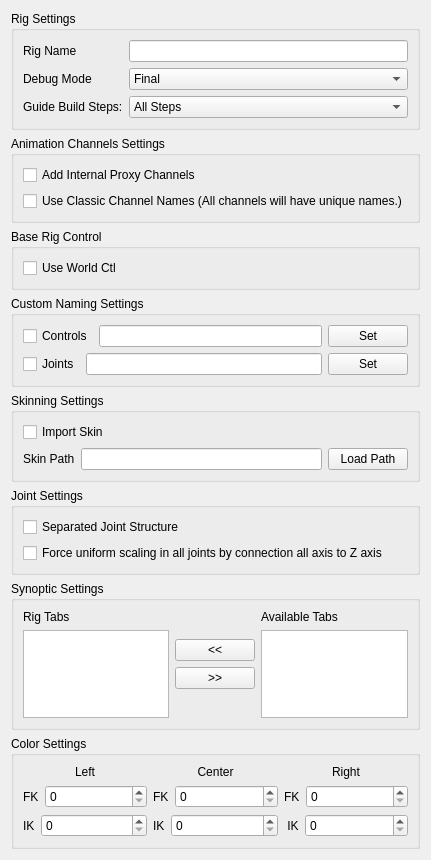
<?xml version="1.0" encoding="UTF-8"?>
<ui version="4.0">
 <class>Form</class>
 <widget class="QWidget" name="Form">
  <property name="geometry">
   <rect>
    <x>0</x>
    <y>0</y>
    <width>375</width>
    <height>860</height>
   </rect>
  </property>
  <property name="windowTitle">
   <string>Form</string>
  </property>
  <layout class="QVBoxLayout" name="verticalLayout_6">
   <item>
    <widget class="QGroupBox" name="groupBox">
     <property name="title">
      <string>Rig Settings</string>
     </property>
     <layout class="QGridLayout" name="gridLayout_3">
      <item row="0" column="0">
       <layout class="QFormLayout" name="formLayout">
        <item row="0" column="0">
         <widget class="QLabel" name="rigName_label">
          <property name="text">
           <string>Rig Name</string>
          </property>
         </widget>
        </item>
        <item row="0" column="1">
         <widget class="QLineEdit" name="rigName_lineEdit"/>
        </item>
        <item row="1" column="0">
         <widget class="QLabel" name="mode_label">
          <property name="text">
           <string>Debug Mode</string>
          </property>
         </widget>
        </item>
        <item row="1" column="1">
         <widget class="QComboBox" name="mode_comboBox">
          <item>
           <property name="text">
            <string>Final</string>
           </property>
          </item>
          <item>
           <property name="text">
            <string>WIP</string>
           </property>
          </item>
         </widget>
        </item>
        <item row="2" column="0">
         <widget class="QLabel" name="step_label">
          <property name="text">
           <string>Guide Build Steps:</string>
          </property>
         </widget>
        </item>
        <item row="2" column="1">
         <widget class="QComboBox" name="step_comboBox">
          <item>
           <property name="text">
            <string>All Steps</string>
           </property>
          </item>
          <item>
           <property name="text">
            <string>Objects</string>
           </property>
          </item>
          <item>
           <property name="text">
            <string>Attributes</string>
           </property>
          </item>
          <item>
           <property name="text">
            <string>Operators</string>
           </property>
          </item>
          <item>
           <property name="text">
            <string>Connect</string>
           </property>
          </item>
          <item>
           <property name="text">
            <string>Joints</string>
           </property>
          </item>
          <item>
           <property name="text">
            <string>Finalize</string>
           </property>
          </item>
         </widget>
        </item>
       </layout>
      </item>
     </layout>
    </widget>
   </item>
   <item>
    <widget class="QGroupBox" name="groupBox_6">
     <property name="title">
      <string>Animation Channels Settings</string>
     </property>
     <layout class="QGridLayout" name="gridLayout_8">
      <item row="0" column="0">
       <widget class="QCheckBox" name="proxyChannels_checkBox">
        <property name="text">
         <string>Add Internal Proxy Channels</string>
        </property>
       </widget>
      </item>
      <item row="1" column="0">
       <widget class="QCheckBox" name="classicChannelNames_checkBox">
        <property name="toolTip">
         <string>&lt;html&gt;&lt;head/&gt;&lt;body&gt;&lt;p&gt;If this option is checked. The channel name will have unique full name. &lt;/p&gt;&lt;p align=&quot;center&quot;&gt;&lt;span style=&quot; font-weight:600;&quot;&gt;i.e: &amp;quot;arm_L0_blend&amp;quot;&lt;/span&gt;&lt;br/&gt;&lt;/p&gt;&lt;p&gt;If the option is unchecked. The channel will use the simple name. &lt;/p&gt;&lt;p align=&quot;center&quot;&gt;&lt;span style=&quot; font-weight:600;&quot;&gt;i.e: &amp;quot;arm_blend&amp;quot;&lt;/span&gt;&lt;br/&gt;&lt;/p&gt;&lt;p&gt;&lt;span style=&quot; font-weight:600;&quot;&gt;NOTE&lt;/span&gt;: With the option unchecked. If the channel host (uiHost) have 2 or more componets of the same type. The connection will be shared amoung all the componets with the same name channel. &lt;/p&gt;&lt;p&gt;&lt;span style=&quot; font-weight:600;&quot;&gt;i.e:&lt;/span&gt; If we have 2 arms, the channels will be shared for both arms. To avoid this behaviour with the unchecked option, please use a unique channel host for each component.&lt;/p&gt;&lt;/body&gt;&lt;/html&gt;</string>
        </property>
        <property name="text">
         <string>Use Classic Channel Names (All channels will have unique names.)</string>
        </property>
       </widget>
      </item>
     </layout>
    </widget>
   </item>
   <item>
    <widget class="QGroupBox" name="groupBox_7">
     <property name="sizePolicy">
      <sizepolicy hsizetype="Preferred" vsizetype="Fixed">
       <horstretch>0</horstretch>
       <verstretch>0</verstretch>
      </sizepolicy>
     </property>
     <property name="title">
      <string>Base Rig Control</string>
     </property>
     <layout class="QGridLayout" name="gridLayout_9">
      <item row="0" column="0">
       <widget class="QCheckBox" name="worldCtl_checkBox">
        <property name="toolTip">
         <string>&lt;html&gt;&lt;head/&gt;&lt;body&gt;&lt;p&gt;Shifter creates by default a Base control called &amp;quot;&lt;span style=&quot; font-weight:600;&quot;&gt;global_C0_ctl&lt;/span&gt;&amp;quot;. &lt;/p&gt;&lt;p&gt;Since this control is not accesible from any guide locator. Is not possible to add it as a space reference.&lt;/p&gt;&lt;p&gt;If this option is active, The base control will be named &amp;quot;&lt;span style=&quot; font-weight:600;&quot;&gt;world_ctl&lt;/span&gt;&amp;quot; and we can add &amp;quot;&lt;span style=&quot; font-weight:600;&quot;&gt;global_C0_ctl&lt;/span&gt;&amp;quot; as a regular &amp;quot;Control_01&amp;quot; component. &lt;/p&gt;&lt;p&gt;This way we can use it as space reference.&lt;/p&gt;&lt;p&gt;The biped guide template is configured with this structure.&lt;/p&gt;&lt;/body&gt;&lt;/html&gt;</string>
        </property>
        <property name="text">
         <string>Use World Ctl</string>
        </property>
       </widget>
      </item>
     </layout>
    </widget>
   </item>
   <item>
    <widget class="QGroupBox" name="groupBox_8">
     <property name="sizePolicy">
      <sizepolicy hsizetype="Preferred" vsizetype="Fixed">
       <horstretch>0</horstretch>
       <verstretch>0</verstretch>
      </sizepolicy>
     </property>
     <property name="title">
      <string>Custom Naming Settings</string>
     </property>
     <layout class="QVBoxLayout" name="verticalLayout_5">
      <item>
       <layout class="QHBoxLayout" name="horizontalLayout_9">
        <item>
         <widget class="QCheckBox" name="ctl_name_rule_checkBox">
          <property name="toolTip">
           <string>Activate to use custom control names</string>
          </property>
          <property name="text">
           <string>Controls</string>
          </property>
         </widget>
        </item>
        <item>
         <widget class="QLineEdit" name="ctl_name_rule_lineEdit">
          <property name="toolTip">
           <string>Custom name rule configuration file path</string>
          </property>
         </widget>
        </item>
        <item>
         <widget class="QPushButton" name="set_ctl_name_rule_pushButton">
          <property name="text">
           <string>Set</string>
          </property>
         </widget>
        </item>
       </layout>
      </item>
      <item>
       <layout class="QHBoxLayout" name="horizontalLayout_10">
        <item>
         <widget class="QCheckBox" name="joint_name_rule_checkBox">
          <property name="toolTip">
           <string>Activate to use custom Joint names</string>
          </property>
          <property name="text">
           <string>Joints</string>
          </property>
         </widget>
        </item>
        <item>
         <widget class="QLineEdit" name="joint_name_rule_lineEdit">
          <property name="toolTip">
           <string>Custom name rule configuration file path</string>
          </property>
         </widget>
        </item>
        <item>
         <widget class="QPushButton" name="set_joint_name_rule_pushButton">
          <property name="text">
           <string>Set</string>
          </property>
         </widget>
        </item>
       </layout>
      </item>
     </layout>
    </widget>
   </item>
   <item>
    <widget class="QGroupBox" name="groupBox_2">
     <property name="title">
      <string>Skinning Settings</string>
     </property>
     <layout class="QGridLayout" name="gridLayout_4">
      <item row="0" column="0">
       <layout class="QVBoxLayout" name="verticalLayout">
        <item>
         <widget class="QCheckBox" name="importSkin_checkBox">
          <property name="text">
           <string>Import Skin</string>
          </property>
         </widget>
        </item>
        <item>
         <layout class="QHBoxLayout" name="horizontalLayout">
          <item>
           <widget class="QLabel" name="skin_label">
            <property name="text">
             <string>Skin Path</string>
            </property>
           </widget>
          </item>
          <item>
           <widget class="QLineEdit" name="skin_lineEdit"/>
          </item>
          <item>
           <widget class="QPushButton" name="loadSkinPath_pushButton">
            <property name="text">
             <string>Load Path</string>
            </property>
           </widget>
          </item>
         </layout>
        </item>
       </layout>
      </item>
     </layout>
    </widget>
   </item>
   <item>
    <widget class="QGroupBox" name="groupBox_3">
     <property name="sizePolicy">
      <sizepolicy hsizetype="Preferred" vsizetype="Fixed">
       <horstretch>0</horstretch>
       <verstretch>0</verstretch>
      </sizepolicy>
     </property>
     <property name="title">
      <string>Joint Settings</string>
     </property>
     <layout class="QGridLayout" name="gridLayout_5">
      <item row="0" column="0">
       <widget class="QCheckBox" name="jointRig_checkBox">
        <property name="text">
         <string>Separated Joint Structure</string>
        </property>
       </widget>
      </item>
      <item row="1" column="0">
       <widget class="QCheckBox" name="force_uniScale_checkBox">
        <property name="text">
         <string>Force uniform scaling in all joints by connection all axis to Z axis</string>
        </property>
       </widget>
      </item>
     </layout>
    </widget>
   </item>
   <item>
    <widget class="QGroupBox" name="groupBox_4">
     <property name="title">
      <string>Synoptic Settings</string>
     </property>
     <layout class="QGridLayout" name="gridLayout_6">
      <item row="0" column="0">
       <layout class="QHBoxLayout" name="horizontalLayout_2">
        <item>
         <layout class="QVBoxLayout" name="verticalLayout_3">
          <item>
           <widget class="QLabel" name="rigTabs_label">
            <property name="text">
             <string>Rig Tabs</string>
            </property>
           </widget>
          </item>
          <item>
           <widget class="QListWidget" name="rigTabs_listWidget">
            <property name="dragDropOverwriteMode">
             <bool>true</bool>
            </property>
            <property name="dragDropMode">
             <enum>QAbstractItemView::InternalMove</enum>
            </property>
            <property name="defaultDropAction">
             <enum>Qt::MoveAction</enum>
            </property>
            <property name="alternatingRowColors">
             <bool>true</bool>
            </property>
            <property name="selectionMode">
             <enum>QAbstractItemView::ExtendedSelection</enum>
            </property>
            <property name="selectionRectVisible">
             <bool>false</bool>
            </property>
           </widget>
          </item>
         </layout>
        </item>
        <item>
         <layout class="QVBoxLayout" name="verticalLayout_4">
          <property name="sizeConstraint">
           <enum>QLayout::SetDefaultConstraint</enum>
          </property>
          <item>
           <spacer name="verticalSpacer_2">
            <property name="orientation">
             <enum>Qt::Vertical</enum>
            </property>
            <property name="sizeHint" stdset="0">
             <size>
              <width>20</width>
              <height>40</height>
             </size>
            </property>
           </spacer>
          </item>
          <item>
           <widget class="QPushButton" name="addTab_pushButton">
            <property name="text">
             <string>&lt;&lt;</string>
            </property>
           </widget>
          </item>
          <item>
           <widget class="QPushButton" name="removeTab_pushButton">
            <property name="sizePolicy">
             <sizepolicy hsizetype="Minimum" vsizetype="Fixed">
              <horstretch>0</horstretch>
              <verstretch>0</verstretch>
             </sizepolicy>
            </property>
            <property name="text">
             <string>&gt;&gt;</string>
            </property>
           </widget>
          </item>
          <item>
           <spacer name="verticalSpacer">
            <property name="orientation">
             <enum>Qt::Vertical</enum>
            </property>
            <property name="sizeHint" stdset="0">
             <size>
              <width>20</width>
              <height>40</height>
             </size>
            </property>
           </spacer>
          </item>
         </layout>
        </item>
        <item>
         <layout class="QVBoxLayout" name="verticalLayout_2">
          <item>
           <widget class="QLabel" name="available_label">
            <property name="text">
             <string>Available Tabs</string>
            </property>
           </widget>
          </item>
          <item>
           <widget class="QListWidget" name="available_listWidget">
            <property name="dragDropOverwriteMode">
             <bool>true</bool>
            </property>
            <property name="dragDropMode">
             <enum>QAbstractItemView::NoDragDrop</enum>
            </property>
            <property name="defaultDropAction">
             <enum>Qt::IgnoreAction</enum>
            </property>
            <property name="alternatingRowColors">
             <bool>true</bool>
            </property>
            <property name="selectionMode">
             <enum>QAbstractItemView::ExtendedSelection</enum>
            </property>
            <property name="selectionRectVisible">
             <bool>false</bool>
            </property>
           </widget>
          </item>
         </layout>
        </item>
       </layout>
      </item>
     </layout>
    </widget>
   </item>
   <item>
    <widget class="QGroupBox" name="groupBox_5">
     <property name="title">
      <string>Color Settings</string>
     </property>
     <layout class="QGridLayout" name="gridLayout_7">
      <item row="0" column="0">
       <layout class="QGridLayout" name="gridLayout">
        <item row="0" column="0">
         <widget class="QLabel" name="label">
          <property name="text">
           <string>Left</string>
          </property>
          <property name="alignment">
           <set>Qt::AlignCenter</set>
          </property>
         </widget>
        </item>
        <item row="0" column="1">
         <widget class="QLabel" name="label_2">
          <property name="text">
           <string>Center</string>
          </property>
          <property name="alignment">
           <set>Qt::AlignCenter</set>
          </property>
         </widget>
        </item>
        <item row="0" column="2">
         <widget class="QLabel" name="label_3">
          <property name="text">
           <string>Right</string>
          </property>
          <property name="alignment">
           <set>Qt::AlignCenter</set>
          </property>
         </widget>
        </item>
        <item row="1" column="0">
         <layout class="QHBoxLayout" name="horizontalLayout_3">
          <item>
           <widget class="QLabel" name="L_color_fk_label">
            <property name="text">
             <string>FK</string>
            </property>
           </widget>
          </item>
          <item>
           <widget class="QSpinBox" name="L_color_fk_spinBox">
            <property name="sizePolicy">
             <sizepolicy hsizetype="Expanding" vsizetype="Fixed">
              <horstretch>0</horstretch>
              <verstretch>0</verstretch>
             </sizepolicy>
            </property>
            <property name="maximum">
             <number>31</number>
            </property>
           </widget>
          </item>
         </layout>
        </item>
        <item row="1" column="1">
         <layout class="QHBoxLayout" name="horizontalLayout_7">
          <item>
           <widget class="QLabel" name="L_color_fk_label_5">
            <property name="text">
             <string>FK</string>
            </property>
           </widget>
          </item>
          <item>
           <widget class="QSpinBox" name="C_color_fk_spinBox">
            <property name="sizePolicy">
             <sizepolicy hsizetype="Expanding" vsizetype="Fixed">
              <horstretch>0</horstretch>
              <verstretch>0</verstretch>
             </sizepolicy>
            </property>
            <property name="maximum">
             <number>31</number>
            </property>
           </widget>
          </item>
         </layout>
        </item>
        <item row="1" column="2">
         <layout class="QHBoxLayout" name="horizontalLayout_5">
          <item>
           <widget class="QLabel" name="L_color_fk_label_3">
            <property name="text">
             <string>FK</string>
            </property>
           </widget>
          </item>
          <item>
           <widget class="QSpinBox" name="R_color_fk_spinBox">
            <property name="sizePolicy">
             <sizepolicy hsizetype="Expanding" vsizetype="Fixed">
              <horstretch>0</horstretch>
              <verstretch>0</verstretch>
             </sizepolicy>
            </property>
            <property name="maximum">
             <number>31</number>
            </property>
           </widget>
          </item>
         </layout>
        </item>
        <item row="2" column="0">
         <layout class="QHBoxLayout" name="horizontalLayout_4">
          <item>
           <widget class="QLabel" name="L_color_fk_label_2">
            <property name="text">
             <string>IK</string>
            </property>
           </widget>
          </item>
          <item>
           <widget class="QSpinBox" name="L_color_ik_spinBox">
            <property name="sizePolicy">
             <sizepolicy hsizetype="Expanding" vsizetype="Fixed">
              <horstretch>0</horstretch>
              <verstretch>0</verstretch>
             </sizepolicy>
            </property>
            <property name="maximum">
             <number>31</number>
            </property>
           </widget>
          </item>
         </layout>
        </item>
        <item row="2" column="1">
         <layout class="QHBoxLayout" name="horizontalLayout_8">
          <item>
           <widget class="QLabel" name="L_color_fk_label_6">
            <property name="text">
             <string>IK</string>
            </property>
           </widget>
          </item>
          <item>
           <widget class="QSpinBox" name="C_color_ik_spinBox">
            <property name="sizePolicy">
             <sizepolicy hsizetype="Expanding" vsizetype="Fixed">
              <horstretch>0</horstretch>
              <verstretch>0</verstretch>
             </sizepolicy>
            </property>
            <property name="maximum">
             <number>31</number>
            </property>
           </widget>
          </item>
         </layout>
        </item>
        <item row="2" column="2">
         <layout class="QHBoxLayout" name="horizontalLayout_6">
          <item>
           <widget class="QLabel" name="L_color_fk_label_4">
            <property name="text">
             <string> IK</string>
            </property>
           </widget>
          </item>
          <item>
           <widget class="QSpinBox" name="R_color_ik_spinBox">
            <property name="sizePolicy">
             <sizepolicy hsizetype="Expanding" vsizetype="Fixed">
              <horstretch>0</horstretch>
              <verstretch>0</verstretch>
             </sizepolicy>
            </property>
            <property name="maximum">
             <number>31</number>
            </property>
           </widget>
          </item>
         </layout>
        </item>
       </layout>
      </item>
     </layout>
    </widget>
   </item>
  </layout>
 </widget>
 <resources/>
 <connections/>
</ui>
